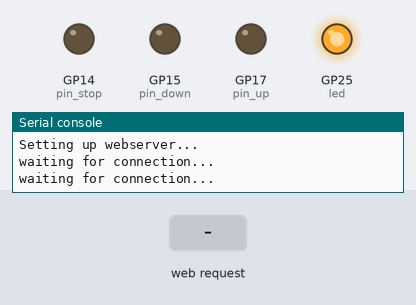
The program below on a simulated Raspberry Pi Pico running MicroPython. On the bench: output pins drawn as LEDs (lit = HIGH), the last lines printed to the serial console. The inputs (shaded band) are chosen by the test bench. WiFi joins after 1.5 s.

Above: at 1.2 s.
1.3 s: HTTP request GET /?DOOR=UP received
At 4.05 s:
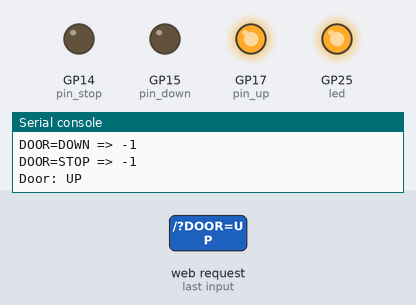
4.3 s: HTTP request GET /?DOOR=DOWN received
At 5.7 s:
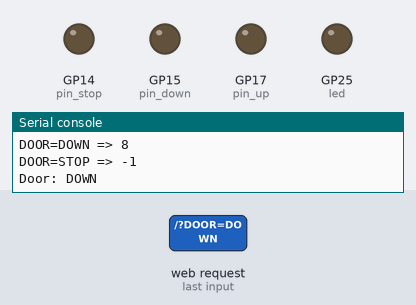
6.0 s: HTTP request GET /?DOOR=STOP received
At 6.15 s:
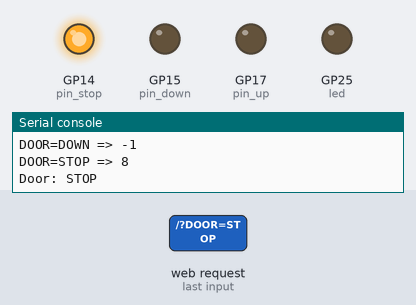
Timing chart, 0 to 9.0 s (numbered marks = the images above; inputs shaded):
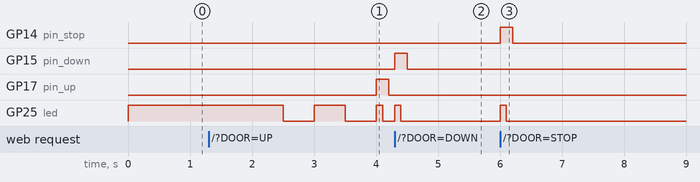

Measured:
- after the input at 1.3 s, GP17 (pin_up): LOW → HIGH after 2.7 s, → LOW 0.20 s later
- after the input at 4.3 s, GP15 (pin_down): LOW → HIGH at once, → LOW 0.20 s later; GP25 (led): LOW → HIGH at once, → LOW 0.10 s later
- after the input at 6.0 s, GP14 (pin_stop): LOW → HIGH at once, → LOW 0.20 s later; GP25 (led): LOW → HIGH at once, → LOW 0.10 s later

The program:

webserver-async.py
```python
"""
Garage Door Controller code
Written by Michael Ruppe @ Core Electronics
    - Version 1.0 July 2022

Hosts a static webpage with three garage door control buttons (Up, Stop, Down)
Outputs: Open Drain channels to pull-down garage door controller channels.

video : https://www.youtube.com/watch?v=AK8UYh7pMGM&t=1s&ab_channel=CoreElectronics
Adapted from examples in: https://datasheets.raspberrypi.com/picow/connecting-to-the-internet-with-pico-w.pdf

"""

import time
import network
import uasyncio as asyncio
from machine import Pin

# Hardware definitions
led = Pin("LED", Pin.OUT, value=1)
pin_up = Pin(17, Pin.OUT, value=0)		# green led
pin_down = Pin(15, Pin.OUT, value=0)   	# orange led
pin_stop = Pin(14, Pin.OUT, value=0)	# red led

# Configure your WiFi SSID and password
ssid = 'linksysed'
password = 'tototiti'

check_interval_sec = 0.25

wlan = network.WLAN(network.STA_IF)


# The following HTML defines the webpage that is served
html = """<!DOCTYPE html><html>
<head><meta name="viewport" content="width=device-width, initial-scale=1">
<link rel="icon" href="data:,">
<style>html { font-family: Helvetica; display: inline-block; margin: 0px auto; text-align: center;}
.buttonGreen { background-color: #4CAF50; border: 2px solid #000000;; color: white; padding: 15px 32px; text-align: center; text-decoration: none; display: inline-block; font-size: 16px; margin: 4px 2px; cursor: pointer; }
.buttonRed { background-color: #d11d53; border: 2px solid #000000;; color: white; padding: 15px 32px; text-align: center; text-decoration: none; display: inline-block; font-size: 16px; margin: 4px 2px; cursor: pointer; }
.buttonOrange { background-color: orange; border: 2px solid #000000;; color: white; padding: 15px 32px; text-align: center; text-decoration: none; display: inline-block; font-size: 16px; margin: 4px 2px; cursor: pointer; }
text-decoration: none; font-size: 30px; margin: 2px; cursor: pointer;}
</style></head>
<body><center><h1>Garage Door Controller</h1></center><br><br>
<form><center>
<center> <button class="buttonGreen" name="DOOR" value="UP" type="submit">Door UP</button>
<br><br>
<center> <button class="buttonRed" name="DOOR" value="STOP" type="submit">STOP</button>
<br><br>
<center> <button class="buttonOrange" name="DOOR" value="DOWN" type="submit">Door DOWN</button></center>
</center></form>
<br><br>
<br><br>
<p>Last command issued was %s<p></body></html>
"""

def blink_led(frequency = 0.5, num_blinks = 3):
    for _ in range(num_blinks):
        led.on()
        time.sleep(frequency)
        led.off()
        time.sleep(frequency)

def control_door(cmd):
    if cmd == 'stop':
        pin_stop.on()
        blink_led(0.1, 1)
        pin_stop.off()

    if cmd == 'up':
        pin_up.on()
        blink_led(0.1, 1)
        pin_up.off()

    if cmd == 'down':
        pin_down.on()
        blink_led(0.1, 1)
        pin_down.off()


async def connect_to_wifi():
    wlan.active(True)
    wlan.config(pm = 0xa11140)  # Diable powersave mode
    wlan.connect(ssid, password)

    # Wait for connect or fail
    max_wait = 10
    while max_wait > 0:
        if wlan.status() < 0 or wlan.status() >= 3:
            break
        max_wait -= 1
        print('waiting for connection...')
        time.sleep(1)

    # Handle connection error
    if wlan.status() != 3:
        blink_led(0.1, 10)
        raise RuntimeError('WiFi connection failed')
    else:
        blink_led(0.5, 2)
        print('connected')
        status = wlan.ifconfig()
        print('ip = ' + status[0])


async def serve_client(reader, writer):
    print("Client connected")
    request_line = await reader.readline()
    print("Request:", request_line)
    # We are not interested in HTTP request headers, skip them
    while await reader.readline() != b"\r\n":
        pass

    # find() valid garage-door commands within the request
    request = str(request_line)
    cmd_up = request.find('DOOR=UP')
    cmd_down = request.find('DOOR=DOWN')
    cmd_stop = request.find('DOOR=STOP')
    print ('DOOR=UP => ' + str(cmd_up)) # show where the commands were found (-1 means not found)
    print ('DOOR=DOWN => ' + str(cmd_down))
    print ('DOOR=STOP => ' + str(cmd_stop))

    stateis = "" # Keeps track of the last command issued

    # Carry out a command if it is found (found at index: 8)
    if cmd_stop == 8:
        stateis = "Door: STOP"
        print(stateis)
        control_door('stop')

    elif cmd_up == 8:
        stateis = "Door: UP"
        print(stateis)
        control_door('up')

    elif cmd_down == 8:
        stateis = "Door: DOWN"
        print(stateis)
        control_door('down')

    response = html % stateis
    writer.write('HTTP/1.0 200 OK\r\nContent-type: text/html\r\n\r\n')
    writer.write(response)

    await writer.drain()
    await writer.wait_closed()


async def main():
    print('Connecting to WiFi...')
    asyncio.create_task(connect_to_wifi())

    print('Setting up webserver...')
    asyncio.create_task(asyncio.start_server(serve_client, "0.0.0.0", 80))

    while True:
        await asyncio.sleep(check_interval_sec)


try:
    asyncio.run(main())
finally:
    asyncio.new_event_loop()
```
